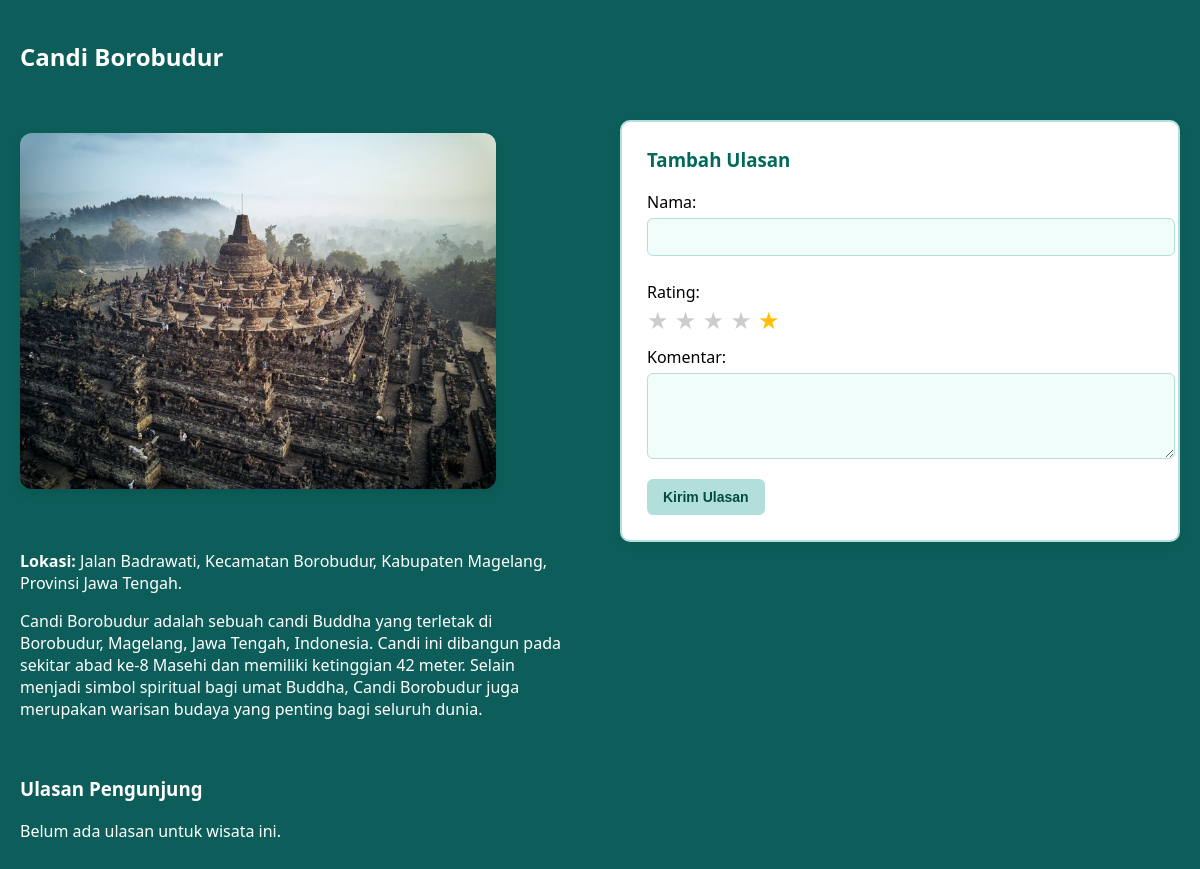
Page /jelajah_nusantara/detail.php?id=11111 on the committed database.
### tables this page shows
CREATE TABLE `wisata` (
  `id_wisata` int NOT NULL,
  `nama_wisata` varchar(255) NOT NULL,
  `lokasi_wisata` varchar(255) NOT NULL,
  `gambar_wisata` varchar(255) NOT NULL,
  `deskripsi_wisata` varchar(1000) NOT NULL
);

### jelajah_nusantara/detail.php (the view, shortened to what this page needs)
<?php
include 'db.php';
$id = isset($_GET['id']) ? (int)$_GET['id'] : 0;
$queryWisata = "SELECT * FROM wisata WHERE id_wisata = $id";
$resultWisata = mysqli_query($conn, $queryWisata);
$wisata = mysqli_fetch_assoc($resultWisata);
$queryUlasan = "
    SELECT u.id_ulasan, u.nama_user, u.komentar_ulasan, u.rating, u.tanggal
    FROM ulasan u
    WHERE u.id_wisata = $id
    ORDER BY u.tanggal DESC
";
$resultUlasan = mysqli_query($conn, $queryUlasan);
?>
<!DOCTYPE html>
<html>
<head>
</head>
<body>
<div class="container">
    <div class="left-column">
        <h2><?= htmlspecialchars($wisata['nama_wisata']) ?></h2>
        <div class="gambar-wisata-container">
            <img src="gambar/<?= htmlspecialchars($wisata['gambar_wisata']) ?>"
                 alt="Foto <?= htmlspecialchars($wisata['nama_wisata']) ?>"
                 class="gambar-wisata">
        </div>
        <p><strong>Lokasi:</strong> <?= htmlspecialchars($wisata['lokasi_wisata']) ?></p>
        <p><?= htmlspecialchars($wisata['deskripsi_wisata']) ?></p>
    </div>
    <div class="right-column">
        <div class="form-container">
            <h3><?= isset($_GET['edit']) ? 'Edit Ulasan' : 'Tambah Ulasan' ?></h3>
            <form method="POST">
                <div>
                    <label for="nama">Nama:</label><br>
                    <input type="text" id="nama" name="nama" required
                           value="<?= isset($editData) ? htmlspecialchars($editData['nama_user']) : '' ?>">
                </div>
                <div style="margin: 10px 0;">
                    <label>Rating:</label><br>
                    <div class="star-rating">
                        <?php for ($i = 1; $i <= 5; $i++): ?>
                            <span onclick="setRating(<?= $i ?>)"
                                  style="<?= (isset($editData) && $editData['rating'] >= $i) || (!isset($editData) && $i == 5) ? 'color: #ffc107;' : 'color: #ccc;' ?>">
                                ★
                            </span>
                        <?php endfor; ?>
                    </div>
                </div>
                <div>
                    <label for="komentar">Komentar:</label><br>
                    <textarea id="komentar" name="komentar" rows="4" required><?= isset($editData) ? htmlspecialchars($editData['komentar_ulasan']) : '' ?></textarea>
                </div>
                <button type="submit"><?= isset($_GET['edit']) ? 'Update Ulasan' : 'Kirim Ulasan' ?></button>
            </form>
        </div>
    </div>
</div>
<h3>Ulasan Pengunjung</h3>
<?php if (mysqli_num_rows($resultUlasan) > 0): ?>
    <?php while($ulasan = mysqli_fetch_assoc($resultUlasan)): ?>
        <div class="ulasan-card">
            <p><strong><?= htmlspecialchars($ulasan['nama_user']) ?></strong>
               - <span class="rating"><?= str_repeat('★', $ulasan['rating']) . str_repeat('☆', 5 - $ulasan['rating']) ?></span>
               (<?= $ulasan['rating'] ?>/5)</p>
            <p><?= nl2br(htmlspecialchars($ulasan['komentar_ulasan'])) ?></p>
            <small><?= date('d M Y, H:i', strtotime($ulasan['tanggal'])) ?></small>
        </div>
    <?php endwhile; ?>
<?php else: ?>
    <p style="color:white;">Belum ada ulasan untuk wisata ini.</p>
<?php endif; ?>
</body>
</html>

### jelajah_nusantara/detail.php (style rules this page uses)
body { font-family: 'Segoe UI', sans-serif; background-color: rgb(13, 94, 90); padding: 20px; margin: 0; }
h2, h3, p { color:rgb(255, 255, 255); }
.container { display: flex; gap: 40px; align-items: flex-start; margin-bottom: 40px; }
.left-column { flex: 1; }
.right-column { flex: 1; }
.gambar-wisata { max-width: 85%; height: auto; border-radius: 12px; box-shadow: 0 4px 10px rgba(0, 0, 0, 0.1); margin: 40px 0; }
.form-container { background: #ffffff; padding: 25px; border-radius: 10px; border: 2px solid #b2dfdb; box-shadow: 0 4px 10px rgba(0, 0, 0, 0.05); margin-bottom: 30px; margin-top: 100px; }
.form-container h3 { margin-top: 0; color: #00695c; }
input[type="text"], textarea { width: 100%; padding: 10px; margin-top: 5px; margin-bottom: 15px; border: 1px solid #b2dfdb; border-radius: 6px; background-color: #f0fdfa; font-size: 14px; }
button[type="submit"] { background-color: #b2dfdb; border: none; color: #004d40; padding: 10px 16px; font-weight: bold; border-radius: 6px; cursor: pointer; font-size: 14px; }
.star-rating { font-size: 24px; }
.star-rating span { cursor: pointer; transition: color 0.2s ease; }

### rows in the picture
wisata: nama_wisata "Candi Borobudur", gambar_wisata (picture), lokasi_wisata "Jalan Badrawati, Kecamatan Borobudur, Kabupaten Magelang, Provinsi Jawa Tengah.", deskripsi_wisata "Candi Borobudur adalah sebuah candi Buddha yang terletak di Borobudur, Magelang, Jawa Tengah, Indonesia. Candi ini dibangun pada sekitar abad ke-8 Masehi dan memiliki ketinggian 42 meter. Selain menjadi simbol spiritual bagi umat Buddha, Candi Borobudur juga merupakan warisan budaya yang penting bagi seluruh dunia."
